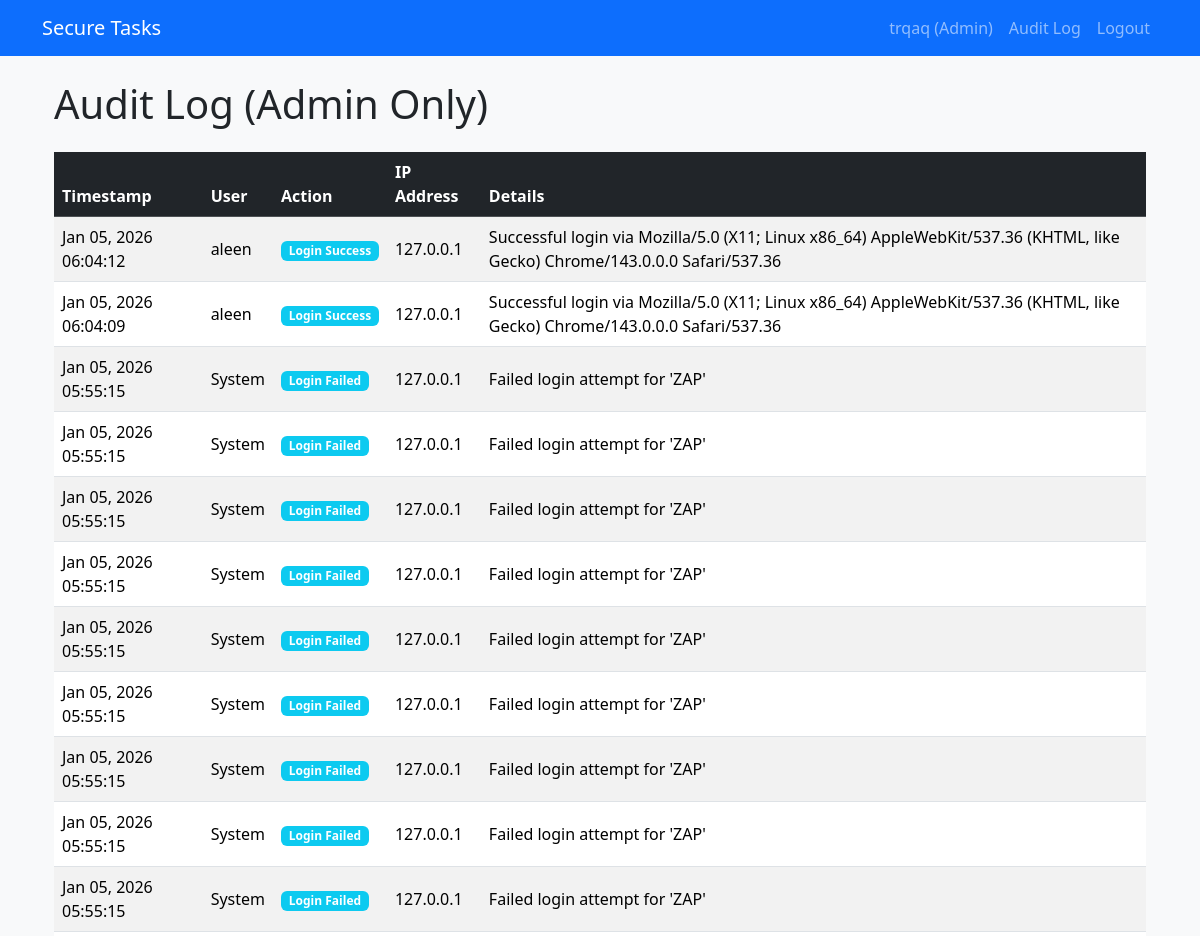
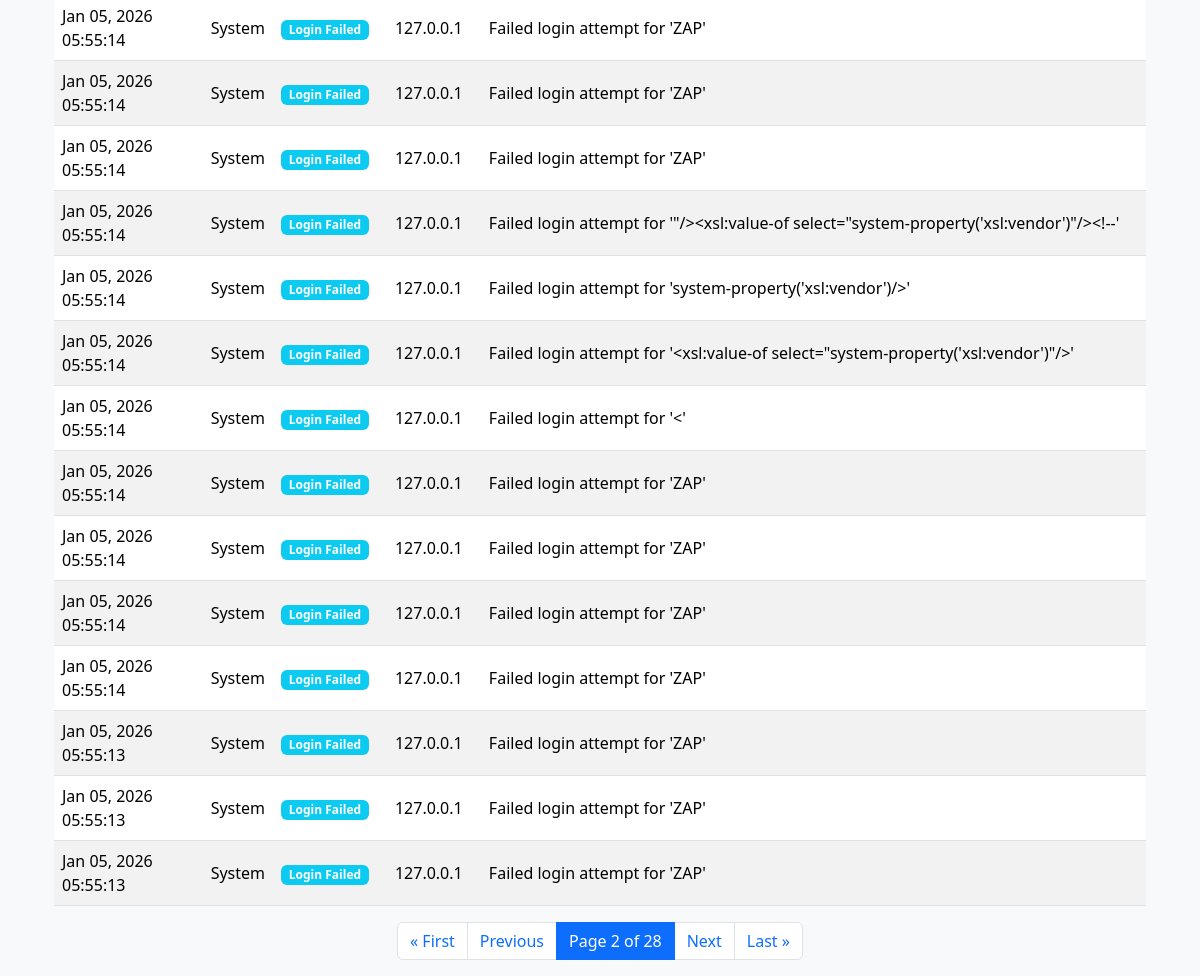
The app's page /tasks/audit-log/?page=2 (signed in) with its own data (2 pictures, top to bottom).
### auditlog/models.py (models this page shows, shortened)
class AuditLog(models.Model):
    ACTION_CHOICES = [
        ('LOGIN_SUCCESS', 'Login Success'),
        ('LOGIN_FAILED', 'Login Failed'),
        ('LOGOUT', 'Logout'),
        ('TASK_CREATE', 'Task Created'),
        ('TASK_UPDATE', 'Task Updated'),
        ('TASK_DELETE', 'Task Deleted'),
    ]
    user = models.ForeignKey(
        User,
        on_delete=models.SET_NULL,
        null=True,
        blank=True,
        help_text="User who performed the action (null for failed logins)"
    )
    action = models.CharField(
        max_length=50,
        choices=ACTION_CHOICES,
        help_text="Type of action performed"
    )
    timestamp = models.DateTimeField(
        auto_now_add=True,
        help_text="When the action occurred"
    )
    details = models.TextField(
        blank=True,
        help_text="Additional details (no sensitive data)"
    )
    ip_address = models.GenericIPAddressField(
        null=True,
        blank=True,
        help_text="Client IP address"
    )
    class Meta:
        ordering = ['-timestamp']  # Most recent first
        verbose_name = 'Audit Log'
        verbose_name_plural = 'Audit Logs'

### tasks/views.py (the view)
# urls.py: path('audit-log/', views.AuditLogListView.as_view(), name='audit_log'),
@method_decorator(staff_member_required, name='dispatch')
class AuditLogListView(LoginRequiredMixin, ListView):
    model = AuditLog
    template_name = 'auditlog/audit_log.html'
    context_object_name = 'logs'
    paginate_by = 25

### securetaskapp/templates/auditlog/audit_log.html
{% extends 'base.html' %}
{% block content %}
<div class="container mt-4">
    <h1 class="mb-4">Audit Log (Admin Only)</h1>
    <div class="table-responsive">
        <table class="table table-striped table-hover align-middle">
            <thead class="table-dark">
                <tr>
                    <th>Timestamp</th>
                    <th>User</th>
                    <th>Action</th>
                    <th>IP Address</th>
                    <th>Details</th>
                </tr>
            </thead>
            <tbody>
                {% for log in logs %}
                <tr>
                    <td>{{ log.timestamp|date:"M d, Y H:i:s" }}</td>
                    <td>{{ log.user|default:"System" }}</td>
                    <td><span class="badge bg-info">{{ log.get_action_display }}</span></td>
                    <td>{{ log.ip_address|default:"-" }}</td>
                    <td>{{ log.details }}</td>
                </tr>
                {% empty %}
                <tr><td colspan="5" class="text-center py-4">No logs yet</td></tr>
                {% endfor %}
            </tbody>
        </table>
    </div>
    {% if page_obj.has_other_pages %}
    <nav aria-label="Audit log pagination">
        <ul class="pagination justify-content-center">
            {% if page_obj.has_previous %}
                <li class="page-item">
                    <a class="page-link" href="?page=1">&laquo; First</a>
                </li>
                <li class="page-item">
                    <a class="page-link" href="?page={{ page_obj.previous_page_number }}">Previous</a>
                </li>
            {% endif %}
            <li class="page-item active">
                <span class="page-link">Page {{ page_obj.number }} of {{ page_obj.paginator.num_pages }}</span>
            </li>
            {% if page_obj.has_next %}
                <li class="page-item">
                    <a class="page-link" href="?page={{ page_obj.next_page_number }}">Next</a>
                </li>
                <li class="page-item">
                    <a class="page-link" href="?page={{ page_obj.paginator.num_pages }}">Last &raquo;</a>
                </li>
            {% endif %}
        </ul>
    </nav>
    {% endif %}
</div>
{% endblock %}

### securetaskapp/templates/base.html (shortened to what this page needs)
<!DOCTYPE html>
<html lang="en">
<head>
    <link href="https://cdn.jsdelivr.net/npm/bootstrap@5.3.2/dist/css/bootstrap.min.css" rel="stylesheet">
</head>
<body class="bg-light">
    <nav class="navbar navbar-expand-lg navbar-dark bg-primary">
        <div class="container">
            <a class="navbar-brand" href="{% url 'task_list' %}">Secure Tasks</a>
            <div class="navbar-nav ms-auto">
                {% if user.is_authenticated %}
                    <a class="nav-item nav-link" href="{% url 'profile' %}">{{ user.username }} {% if user.is_staff %}(Admin){% endif %}</a>
                    {% if user.is_staff %}
                        <a class="nav-item nav-link" href="{% url 'audit_log' %}">Audit Log</a>
                    {% endif %}
                    <form method="post" action="{% url 'logout' %}" class="d-inline">
                        <button type="submit" class="nav-link btn btn-link" style="cursor: pointer;">Logout</button>
                    </form>
                {% else %}
                    <a class="nav-item nav-link" href="{% url 'login' %}">Login</a>
                    <a class="nav-item nav-link" href="{% url 'register' %}">Register</a>
                {% endif %}
            </div>
        </div>
    </nav>
    <div class="container mt-4">
        {% block content %}{% endblock %}
    </div>
</body>
</html>

### records on screen
AuditLog: timestamp "Jan 05, 2026 06:04:12", user "aleen", action "Login Success", ip_address "127.0.0.1", details "Successful login via Mozilla/5.0 (X11; Linux x86_64) AppleWebKit/537.36 (KHTML, like Gecko) Chrome/143.0.0.0 Safari/537.36"
AuditLog: timestamp "Jan 05, 2026 06:04:09", user "aleen", action "Login Success", ip_address "127.0.0.1", details "Successful login via Mozilla/5.0 (X11; Linux x86_64) AppleWebKit/537.36 (KHTML, like Gecko) Chrome/143.0.0.0 Safari/537.36"
AuditLog: timestamp "Jan 05, 2026 05:55:15", user "System", action "Login Failed", ip_address "127.0.0.1", details "Failed login attempt for 'ZAP'"
AuditLog: timestamp "Jan 05, 2026 05:55:15", user "System", action "Login Failed", ip_address "127.0.0.1", details "Failed login attempt for 'ZAP'"
AuditLog: timestamp "Jan 05, 2026 05:55:15", user "System", action "Login Failed", ip_address "127.0.0.1", details "Failed login attempt for 'ZAP'"
AuditLog: timestamp "Jan 05, 2026 05:55:15", user "System", action "Login Failed", ip_address "127.0.0.1", details "Failed login attempt for 'ZAP'"
AuditLog: timestamp "Jan 05, 2026 05:55:15", user "System", action "Login Failed", ip_address "127.0.0.1", details "Failed login attempt for 'ZAP'"
AuditLog: timestamp "Jan 05, 2026 05:55:15", user "System", action "Login Failed", ip_address "127.0.0.1", details "Failed login attempt for 'ZAP'"
AuditLog: timestamp "Jan 05, 2026 05:55:15", user "System", action "Login Failed", ip_address "127.0.0.1", details "Failed login attempt for 'ZAP'"
AuditLog: timestamp "Jan 05, 2026 05:55:15", user "System", action "Login Failed", ip_address "127.0.0.1", details "Failed login attempt for 'ZAP'"
AuditLog: timestamp "Jan 05, 2026 05:55:15", user "System", action "Login Failed", ip_address "127.0.0.1", details "Failed login attempt for 'ZAP'"
AuditLog: timestamp "Jan 05, 2026 05:55:14", user "System", action "Login Failed", ip_address "127.0.0.1", details "Failed login attempt for 'ZAP'"
AuditLog: timestamp "Jan 05, 2026 05:55:14", user "System", action "Login Failed", ip_address "127.0.0.1", details "Failed login attempt for 'ZAP'"
AuditLog: timestamp "Jan 05, 2026 05:55:14", user "System", action "Login Failed", ip_address "127.0.0.1", details "Failed login attempt for 'ZAP'"
AuditLog: timestamp "Jan 05, 2026 05:55:14", user "System", action "Login Failed", ip_address "127.0.0.1", details "Failed login attempt for '\"/><xsl:value-of select=\"system-property('xsl:vendor')\"/><!--'"
AuditLog: timestamp "Jan 05, 2026 05:55:14", user "System", action "Login Failed", ip_address "127.0.0.1", details "Failed login attempt for 'system-property('xsl:vendor')/>'"
AuditLog: timestamp "Jan 05, 2026 05:55:14", user "System", action "Login Failed", ip_address "127.0.0.1", details "Failed login attempt for '<xsl:value-of select=\"system-property('xsl:vendor')\"/>'"
AuditLog: timestamp "Jan 05, 2026 05:55:14", user "System", action "Login Failed", ip_address "127.0.0.1", details "Failed login attempt for '<'"
AuditLog: timestamp "Jan 05, 2026 05:55:14", user "System", action "Login Failed", ip_address "127.0.0.1", details "Failed login attempt for 'ZAP'"
AuditLog: timestamp "Jan 05, 2026 05:55:14", user "System", action "Login Failed", ip_address "127.0.0.1", details "Failed login attempt for 'ZAP'"
AuditLog: timestamp "Jan 05, 2026 05:55:14", user "System", action "Login Failed", ip_address "127.0.0.1", details "Failed login attempt for 'ZAP'"
AuditLog: timestamp "Jan 05, 2026 05:55:14", user "System", action "Login Failed", ip_address "127.0.0.1", details "Failed login attempt for 'ZAP'"
AuditLog: timestamp "Jan 05, 2026 05:55:13", user "System", action "Login Failed", ip_address "127.0.0.1", details "Failed login attempt for 'ZAP'"
AuditLog: timestamp "Jan 05, 2026 05:55:13", user "System", action "Login Failed", ip_address "127.0.0.1", details "Failed login attempt for 'ZAP'"
AuditLog: timestamp "Jan 05, 2026 05:55:13", user "System", action "Login Failed", ip_address "127.0.0.1", details "Failed login attempt for 'ZAP'"

### other values on screen
{{ user.username }} "trqaq"
{{ page_obj.number }} "2"
{{ page_obj.paginator.num_pages }} "28"
